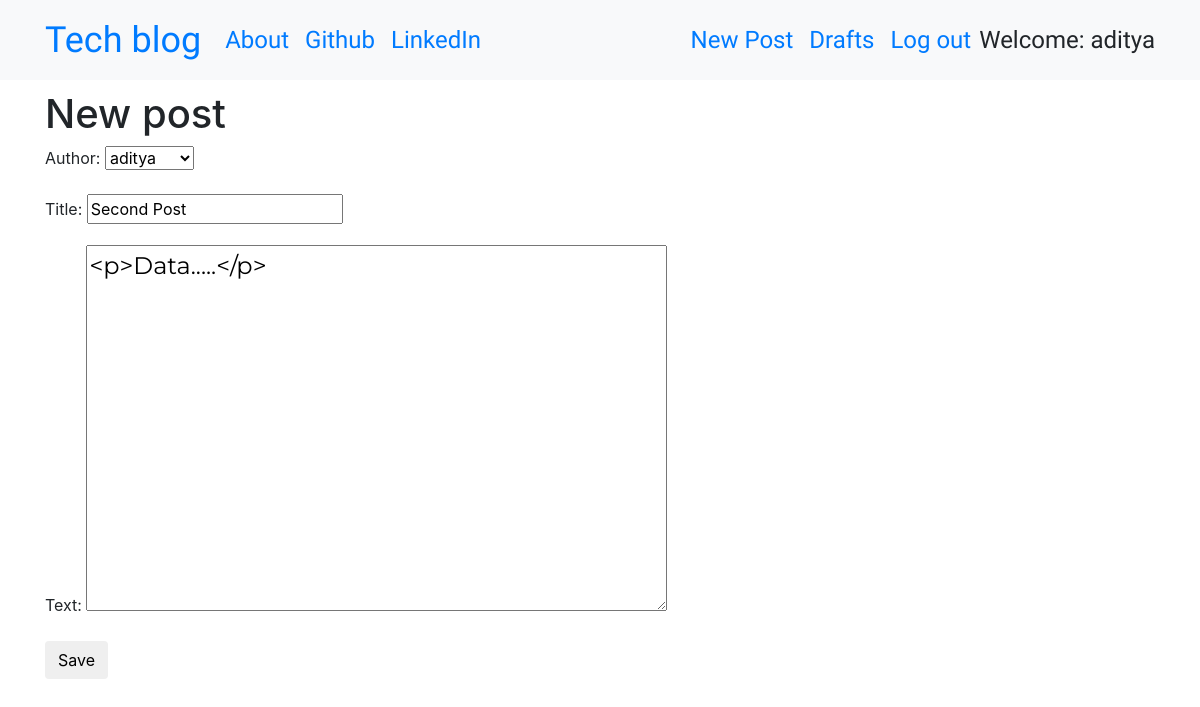
Screenshot of /post/2/edit/ (signed in) with the database file from the repository.
### blog_app/models.py (models this page shows, shortened)
class Post(models.Model):
    author = models.ForeignKey('auth.User', on_delete=models.CASCADE)
    title = models.CharField(max_length=200)
    text = models.TextField()
    created_date = models.DateTimeField(default=timezone.now)
    published_date = models.DateTimeField(blank=True, null=True)

### blog_app/views.py (the view)
# urls.py: path('post/<int:pk>/edit/', views.PostUpdateView.as_view(),
class PostUpdateView(LoginRequiredMixin, UpdateView):
    login_url = '/accounts/login/'
    redirect_field_name = 'blog/post_detail.html'
    model = Post
    form_class = PostForm

### blog_app/forms.py
class PostForm(forms.ModelForm):
    class Meta:
        model = Post
        fields = ['author', 'title', 'text']
        widgets = {
            'title': forms.TextInput(attrs={'class': 'textinputclass'}),
            'text': forms.Textarea(
                attrs={'class': 'editable medium-editor-textarea postcontent'})
        }

### blog_app/templates/blog_app/post_form.html (shortened to what this page needs)
{% extends 'blog_app/base.html' %}
{% block content %}
    <h1>New post</h1>
    <form method="POST" class="post-form">
    {{form.as_p}}
    <button type="submit" class="save btn btn-default">Save</button>
    </form>
{% endblock %}

### blog_app/templates/blog_app/base.html (shortened to what this page needs)
<!DOCTYPE html>
{% load static %}
<html>
  <head>
    <link rel="stylesheet" href="https://stackpath.bootstrapcdn.com/bootstrap/4.1.3/css/bootstrap.min.css"
>
    <link href="https://maxcdn.bootstrapcdn.com/font-awesome/4.7.0/css/font-awesome.min.css" rel="stylesheet">
    <link rel="stylesheet" href="//cdn.jsdelivr.net/medium-editor/latest/css/medium-editor.min.css" type="text/css" media="screen" charset="utf-8">
    <link rel="stylesheet" href="{% static 'blog_app/css/blog_app.css' %}">
  </head>
  <body class='loader'>
    <nav class="navbar navbar-expand-lg bg-light techfont">
      <div class="container">
        <div class="navbar-nav align-items-center">
          <a class="navbar-brand bigbrand" href="{% url 'post_list' %}">Tech blog</a>
          <a class="nav-item nav-link" href="{% url 'about' %}">About</a>
          <a class="nav-item nav-link" href="https://www.github.com">Github</a>
          <a class="nav-item nav-link" href="https://www.linkedin.com">LinkedIn</a>
        </div>
        <div class="navbar-nav align-items-center ml-auto">
          {% if user.is_authenticated %}
            <a class="nav-item nav-link" href="{% url 'post_new' %}">New Post</a>
            <a class="nav-item nav-link" href="{% url 'post_draft_list' %}">Drafts</a>
            <a class="nav-item nav-link" href="{% url 'logout' %}">Log out</a>
            <a >Welcome: {{ user.username }}</a>
          {% else %}
            <a class="nav-item nav-link" href="{% url 'login' %}" aria-label="Login">
              <span class="fa fa-user" aria-hidden="true"></span></a>
          {% endif %}
        </div>
      </div>
    </nav>
          <div class="content container">
              <div class="row">
                  <div class="col-md-8">
                    <div class="blog_posts">
                      {% block content %}
                      {% endblock %}
                    </div>
                  </div>
              </div>
          </div>
  </body>
</html>

### blog_app/static/blog_app/css/blog_app.css (style rules this page uses)
.techfont { font-family: 'Russo One', sans-serif; font-size: 1.5em; margin-bottom: 10px; }
.postcontent { font-family: 'Montserrat'; font-size: 1.5em; }
.bigbrand { font-size: 1.5em; }
.loader { filter:hue-rotate(0deg); color: linear-gradient(45deg,#0f8,#08f); animation:hue 5000ms infinite linear; }

### rows the page displays
Post: author "aditya", title "Second Post", text "<p>Data.....</p>"

### other values shown
{{ user.username }} "aditya"
